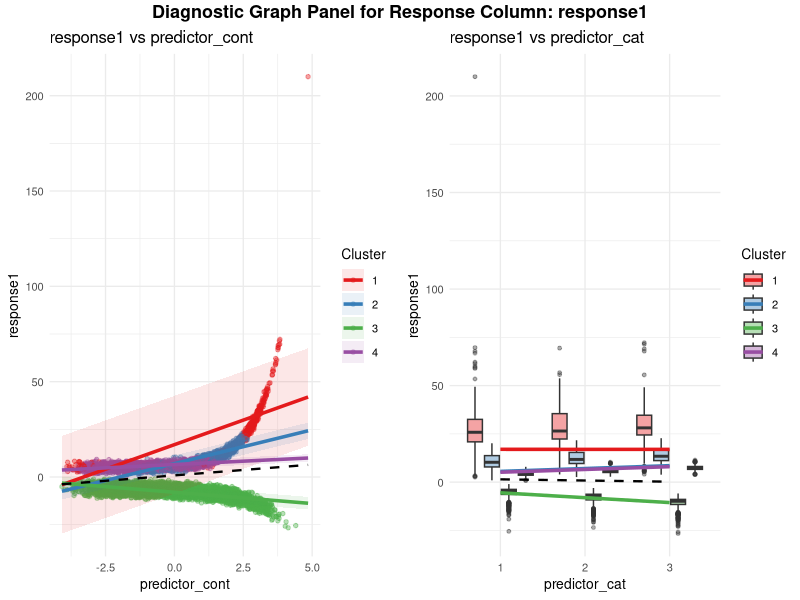
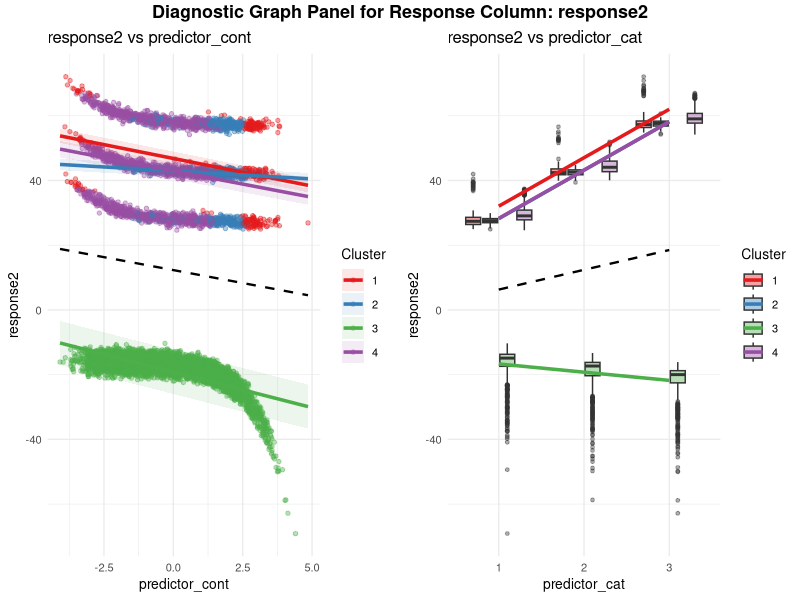

The R source for these figures, in order:
# Required Libraries
if(!require(mvtnorm)) install.packages("mvtnorm"); library(mvtnorm)
if(!require(ggplot2)) install.packages("ggplot2"); library(ggplot2)
if(!require(gridExtra)) install.packages("gridExtra"); library(gridExtra)
if(!require(grid)) install.packages("grid"); library(grid)


BayesianLatentRegression <- function(formula, data, K = 2, 
                                     prior_lambda = 0.5, prior_alpha = 1.5, 
                                     max_iter = 100, tol = 1e-5) {

  
  # ---------------------------------------------------------
  # Step 1: Interface Parsing & Missing Data Initialization
  # ---------------------------------------------------------
  # 
  # 
  mf <- tryCatch({
    model.frame(formula, data = data, na.action = na.pass)
  }, error = function(e) stop("Formula parsing error. Ensure LHS uses cbind(). Details: ", e$message))
  
  Y <- model.response(mf)
  if(is.null(Y)) stop("No response variable found.")
  Y <- as.matrix(Y)
  X <- model.matrix(formula, mf)
  
  n <- nrow(Y); q <- ncol(Y); p <- ncol(X)
  
  # High-speed vectorized column mean imputation for X
  if(any(is.na(X))) {
    warning("NA detected in Predictors (X). Imputing with column means.")
    col_means_X <- colMeans(X, na.rm = TRUE)
    X[is.na(X)] <- rep(col_means_X, each = n)[is.na(X)]
  }
  
  # High-speed vectorized column mean imputation for Y
  na_mask <- is.na(Y)
  Y_imputed <- Y
  for(j in 1:q) {
    if(any(na_mask[, j])) {
      Y_imputed[na_mask[, j], j] <- mean(Y[!na_mask[, j], j])
    }
  }
  
  eps <- 1e-6
  Lambda_0 <- prior_lambda * diag(p)
  Lambda_eps <- Lambda_0 + diag(eps, p)
  
  # ---------------------------------------------------------
  # Part A: Null Model (Intercept only)
  # ---------------------------------------------------------
  X_null <- matrix(1, nrow = n, ncol = 1)
  XtX_null <- crossprod(X_null) + prior_lambda * diag(1) + diag(eps, 1)
  XtY_null <- crossprod(X_null, Y_imputed)
  B_null <- solve(XtX_null, XtY_null)  
  
  Resid_null <- Y_imputed - X_null %*% B_null
  Sigma_null <- (crossprod(Resid_null) + diag(eps, q)) / n
  
  LL_null <- sum(dmvnorm(Resid_null, sigma = Sigma_null, log = TRUE))
  df_null <- q + (q*(q+1))/2
  BIC_null <- -2 * LL_null + df_null * log(n)
  
  # ---------------------------------------------------------
  # Part B: Standard BLR (K = 1)
  # ---------------------------------------------------------
  XtX_std <- crossprod(X) + Lambda_eps
  XtY_std <- crossprod(X, Y_imputed)
  B_std <- solve(XtX_std, XtY_std)
  
  Resid_std <- Y_imputed - X %*% B_std
  Sigma_std <- (crossprod(Resid_std) + diag(eps, q)) / n
  
  LL_std <- sum(dmvnorm(Resid_std, sigma = Sigma_std, log = TRUE))
  df_std <- p*q + (q*(q+1))/2
  BIC_std <- -2 * LL_std + df_std * log(n)
  
  BF_null_std <- exp(-0.5 * (BIC_std - BIC_null))
  
  Cov_B_std <- kronecker(Sigma_std, solve(XtX_std))
  SE_B_std <- matrix(sqrt(diag(Cov_B_std)), nrow=p, ncol=q)
  
  # ---------------------------------------------------------
  # Part C: Latent BLR (K > 1) via Fast Vectorized EM
  # ---------------------------------------------------------
  set.seed(42)
  if(K > 1) {
    km <- kmeans(Y_imputed, centers = K, nstart = 10)
    gamma_ik <- matrix(0, n, K)
    for(k in 1:K) gamma_ik[km$cluster == k, k] <- 1
  } else {
    gamma_ik <- matrix(1, n, 1)
  }
  
  pi_k <- colMeans(gamma_ik)
  B_list <- replicate(K, B_std, simplify = FALSE)
  Sigma_list <- replicate(K, Sigma_std, simplify = FALSE)
  
  LL_history <- c()
  
  for(iter in 1:max_iter) {
    # --- M-Step ---
    for(k in 1:K) {
      w_k <- gamma_ik[, k]
      N_k <- sum(w_k)
      pi_k[k] <- (N_k + prior_alpha - 1) / (n + K*(prior_alpha - 1))
      
      # Vectorized scaling updates to replace costly matrix transformations
      XtWX <- crossprod(X, X * w_k) + Lambda_eps
      XtWY <- crossprod(X, Y_imputed * w_k)
      B_list[[k]] <- solve(XtWX, XtWY)
      
      Y_pred <- X %*% B_list[[k]]
      Y_imputed[na_mask] <- Y_pred[na_mask]
      
      Resid_k <- Y_imputed - X %*% B_list[[k]]
      Sigma_list[[k]] <- (crossprod(Resid_k, Resid_k * w_k) + diag(eps, q)) / (N_k + q + 1)
    }
    pi_k <- pi_k / sum(pi_k)
    
    # --- E-Step ---
    log_gamma <- matrix(0, n, K)
    for(k in 1:K) {
      Resid_k <- Y_imputed - X %*% B_list[[k]]
      log_gamma[, k] <- log(pi_k[k] + 1e-15) + dmvnorm(Resid_k, sigma = Sigma_list[[k]], log = TRUE)
    }
    
    max_log <- apply(log_gamma, 1, max)
    gamma_ik <- exp(log_gamma - max_log)
    gamma_ik <- gamma_ik / rowSums(gamma_ik)
    
    LL_latent <- sum(max_log + log(rowSums(exp(log_gamma - max_log))))
    LL_history <- c(LL_history, LL_latent)
    
    if(iter > 1 && abs(LL_history[iter] - LL_history[iter-1]) < tol) break
  }
  
  df_latent <- K*(p*q + (q*(q+1))/2) + (K-1)
  BIC_latent <- -2 * LL_latent + df_latent * log(n)
  BF_std_lat <- exp(-0.5 * (BIC_latent - BIC_std))
  
  # ---------------------------------------------------------
  # Part D: Tidying Coefficient Tables (With Unified Class Labels)
  # ---------------------------------------------------------
  get_bf_stars <- function(mean_val, sd_val) {
    if (is.na(mean_val) || is.na(sd_val) || sd_val == 0) return("")
    z_score <- mean_val / sd_val
    bf <- exp(0.5 * (z_score^2)) # Wald-based localized Bayesian evidence factor
    if (bf > 100) return(" ***")
    if (bf > 50)  return(" **")
    if (bf > 10)  return(" *")
    if (bf > 5)   return(" .")
    return("")
  }
  
  make_spacer_row <- function() {
    data.frame(Model="", Class="", Class_Proportion=NA,
               Output="", Variable="", Mean=NA, SD=NA, 
               Estimate_CI="", stringsAsFactors=FALSE)
  }
  
  col_Y <- colnames(Y_imputed); if(is.null(col_Y)) col_Y <- paste0("Y", 1:q)
  col_X <- colnames(X)
  
  results_list <- list()
  
  # --- 1. Standard BLR Preallocated Block ---
  n_std_rows <- q * (p + 1)
  std_Model <- rep("Standard BLR", n_std_rows)
  std_Class <- rep("1 (1.00)", n_std_rows)
  std_Class_Proportion <- rep(1.0, n_std_rows)
  std_Output <- rep("", n_std_rows)
  std_Variable <- rep("", n_std_rows)
  std_Mean <- rep(0, n_std_rows)
  std_SD <- rep(0, n_std_rows)
  std_Estimate_CI <- rep("", n_std_rows)
  
  idx <- 1
  for(j in 1:q) {
    # Standard Error Row
    val_mean_se <- sqrt(Sigma_std[j, j])
    val_sd_se <- val_mean_se / sqrt(2 * n)
    std_Output[idx] <- col_Y[j]
    std_Variable[idx] <- "Standard Error"
    std_Mean[idx] <- val_mean_se
    std_SD[idx] <- val_sd_se
    std_Estimate_CI[idx] <- sprintf("%.3f (%.3f, %.3f)%s", val_mean_se, val_mean_se - 1.96*val_sd_se, val_mean_se + 1.96*val_sd_se, get_bf_stars(val_mean_se, val_sd_se))
    idx <- idx + 1
    
    # Predictor Rows
    for(i in 1:p) {
      val_B <- B_std[i, j]
      val_SE <- SE_B_std[i, j]
      std_Output[idx] <- col_Y[j]
      std_Variable[idx] <- col_X[i]
      std_Mean[idx] <- val_B
      std_SD[idx] <- val_SE
      std_Estimate_CI[idx] <- sprintf("%.3f (%.3f, %.3f)%s", val_B, val_B - 1.96*val_SE, val_B + 1.96*val_SE, get_bf_stars(val_B, val_SE))
      idx <- idx + 1
    }
  }
  results_list[[1]] <- data.frame(
    Model = std_Model, Class = std_Class, Class_Proportion = std_Class_Proportion,
    Output = std_Output, Variable = std_Variable, Mean = std_Mean, SD = std_SD, 
    Estimate_CI = std_Estimate_CI, stringsAsFactors = FALSE
  )
  results_list[[2]] <- make_spacer_row()
  
  # --- 2. Latent BLR Preallocated Block ---
  SE_list <- list() 
  latent_df_list <- list()
  
  if(K > 1) {
    for(k in 1:K) {
      XtWX <- crossprod(X, X * gamma_ik[, k]) + Lambda_eps
      Cov_B_k <- tryCatch({
        kronecker(Sigma_list[[k]], solve(XtWX))
      }, error = function(e) {
        kronecker(Sigma_list[[k]], solve(XtWX + diag(1e-5, p)))
      })
      
      SE_B_k <- matrix(sqrt(pmax(0, diag(Cov_B_k))), nrow=p, ncol=q)
      SE_list[[k]] <- SE_B_k
      
      n_latent_rows <- q * (p + 1)
      class_combined_label <- sprintf("%d (%.2f)", k, pi_k[k])
      
      lat_Model <- rep("Latent BLR", n_latent_rows)
      lat_Class <- rep(class_combined_label, n_latent_rows)
      lat_Class_Proportion <- rep(pi_k[k], n_latent_rows)
      lat_Output <- rep("", n_latent_rows)
      lat_Variable <- rep("", n_latent_rows)
      lat_Mean <- rep(0, n_latent_rows)
      lat_SD <- rep(0, n_latent_rows)
      lat_Estimate_CI <- rep("", n_latent_rows)
      
      idx <- 1
      N_k <- sum(gamma_ik[, k])
      for(j in 1:q) {
        # Standard Error Row
        val_mean_se <- sqrt(Sigma_list[[k]][j, j])
        val_sd_se <- val_mean_se / sqrt(2 * N_k)
        lat_Output[idx] <- col_Y[j]
        lat_Variable[idx] <- "Standard Error"
        lat_Mean[idx] <- val_mean_se
        lat_SD[idx] <- val_sd_se
        lat_Estimate_CI[idx] <- sprintf("%.3f (%.3f, %.3f)%s", val_mean_se, val_mean_se - 1.96*val_sd_se, val_mean_se + 1.96*val_sd_se, get_bf_stars(val_mean_se, val_sd_se))
        idx <- idx + 1
        
        # Predictor Rows
        for(i in 1:p) {
          val_B  <- B_list[[k]][i, j]
          val_SE <- SE_B_k[i, j]
          lat_Output[idx] <- col_Y[j]
          lat_Variable[idx] <- col_X[i]
          lat_Mean[idx] <- val_B
          lat_SD[idx] <- val_SE
          lat_Estimate_CI[idx] <- sprintf("%.3f (%.3f, %.3f)%s", val_B, val_B - 1.96*val_SE, val_B + 1.96*val_SE, get_bf_stars(val_B, val_SE))
          idx <- idx + 1
        }
      }
      latent_df_list[[k]] <- data.frame(
        Model = lat_Model, Class = lat_Class, Class_Proportion = lat_Class_Proportion,
        Output = lat_Output, Variable = lat_Variable, Mean = lat_Mean, SD = lat_SD, 
        Estimate_CI = lat_Estimate_CI, stringsAsFactors = FALSE
      )
    }
    
    for(k in 1:K) {
      results_list[[length(results_list) + 1]] <- latent_df_list[[k]]
      if(k < K) results_list[[length(results_list) + 1]] <- make_spacer_row()
    }
  }
  
  tidy_results <- do.call(rbind, results_list)
  
  # ---------------------------------------------------------
  # Part E: Error Table (Prior vs Posterior Optimization)
  # ---------------------------------------------------------
  make_error_spacer_row <- function() {
    data.frame(Class="", Output="", Variable="", Prior_Mean=NA, Post_Mean=NA,
               Mean_Diff=NA, `Mean_change%`=NA, Prior_SD=NA, Post_SD=NA, SD_Ratio=NA,
               Post_95_CI="", check.names=FALSE, stringsAsFactors=FALSE)
  }
  
  error_df_list <- list()
  if(K > 1) {
    for(k in 1:K) {
      SE_B_k <- SE_list[[k]]
      n_err_rows <- p * q
      class_prop_label <- sprintf("%d (%.2f)", k, pi_k[k])
      
      err_Class <- rep(class_prop_label, n_err_rows)
      err_Output <- rep("", n_err_rows)
      err_Variable <- rep("", n_err_rows)
      err_Prior_Mean <- rep(0, n_err_rows)
      err_Post_Mean <- rep(0, n_err_rows)
      err_Mean_Diff <- rep(0, n_err_rows)
      err_Mean_ChangePct <- rep("", n_err_rows) # Character vector to handle "Inf" strings cleanly
      err_Prior_SD <- rep(0, n_err_rows)
      err_Post_SD <- rep(0, n_err_rows)
      err_SD_Ratio <- rep(0, n_err_rows)
      err_Post_95_CI <- rep("", n_err_rows)
      
      idx <- 1
      for(j in 1:q) {
        prior_sd_j <- sqrt(Sigma_null[j, j]) / sqrt(prior_lambda)
        for(i in 1:p) {
          prior_m  <- 0.0  
          post_m   <- B_list[[k]][i, j]
          post_sd  <- SE_B_k[i, j]
          
          m_diff <- post_m - prior_m
          
          # Implementation of the structural Mean Percentage Change formula
          if (post_m == 0) {
            m_change_str <- "Inf"
          } else {
            m_change_str <- sprintf("%.2f%%", ((post_m - prior_m) / post_m) * 100)
          }
          
          sd_ratio <- post_sd / prior_sd_j
          low <- post_m - 1.96 * post_sd
          up  <- post_m + 1.96 * post_sd
          
          err_Output[idx] <- col_Y[j]
          err_Variable[idx] <- col_X[i]
          err_Prior_Mean[idx] <- prior_m
          err_Post_Mean[idx] <- post_m
          err_Mean_Diff[idx] <- m_diff
          err_Mean_ChangePct[idx] <- m_change_str
          err_Prior_SD[idx] <- prior_sd_j
          err_Post_SD[idx] <- post_sd
          err_SD_Ratio[idx] <- sd_ratio
          err_Post_95_CI[idx] <- sprintf("(%.3f, %.3f)", low, up)
          
          idx <- idx + 1
        }
      }
      error_df_list[[k]] <- data.frame(
        Class = err_Class, Output = err_Output, Variable = err_Variable,
        Prior_Mean = err_Prior_Mean, Post_Mean = err_Post_Mean, Mean_Diff = err_Mean_Diff,
        `Mean_change%` = err_Mean_ChangePct, Prior_SD = err_Prior_SD, Post_SD = err_Post_SD,
        SD_Ratio = err_SD_Ratio, Post_95_CI = err_Post_95_CI,
        check.names = FALSE, stringsAsFactors = FALSE
      )
    }
  }
  
  error_list <- list()
  if(K > 1) {
    for(k in 1:K) {
      error_list[[length(error_list) + 1]] <- error_df_list[[k]]
      if(k < K) error_list[[length(error_list) + 1]] <- make_error_spacer_row()
    }
  }
  error_comparison_table <- do.call(rbind, error_list)
  
  # ---------------------------------------------------------
  # Part F: Visualizations (q Isolated Full-Grid Graph Modules)
  # ---------------------------------------------------------
  Y_mat <- as.matrix(Y_imputed)
  X_mat <- as.matrix(X)
  cluster_assignment <- factor(apply(gamma_ik, 1, which.max), levels = 1:K)
  
  non_intercept_idx <- which(apply(X_mat, 2, function(x) length(unique(x)) > 1))
  col_X_plot <- colnames(X_mat); if(is.null(col_X_plot)) col_X_plot <- paste0("X", 1:p)
  col_Y_plot <- colnames(Y_mat); if(is.null(col_Y_plot)) col_Y_plot <- paste0("Y", 1:q)
  
  beta_ols <- solve(t(X_mat) %*% X_mat + 1e-8 * diag(p)) %*% (t(X_mat) %*% Y_mat)
  X_mean <- colMeans(X_mat)
  
  composite_plots_list <- list()
  
  for(d in 1:q) {
    y_name <- col_Y_plot[d]
    y_vals <- Y_mat[, d]
    sub_plots_for_y <- list()
    
    for(j_idx in seq_along(non_intercept_idx)) {
      j <- non_intercept_idx[j_idx]
      x_vals <- X_mat[, j]
      x_name <- col_X_plot[j]
      
      is_categorical <- is.factor(x_vals) || is.character(x_vals) || length(unique(x_vals)) <= 10
      x_grid <- if(is_categorical) sort(unique(x_vals)) else seq(min(x_vals, na.rm=TRUE), max(x_vals, na.rm=TRUE), length.out=200)
      
      X_pred_ols <- matrix(rep(X_mean, each = length(x_grid)), nrow = length(x_grid))
      X_pred_ols[, j] <- x_grid
      y_pred_ols <- X_pred_ols %*% beta_ols[, d]
      df_ols <- data.frame(X = x_grid, Y = y_pred_ols)
      
      pred_list <- list()
      for(k in 1:K) {
        beta_k <- B_list[[k]][, d]
        sigma_kd <- sqrt(Sigma_list[[k]][d, d])
        
        X_pred_k <- matrix(rep(X_mean, each = length(x_grid)), nrow = length(x_grid))
        X_pred_k[, j] <- x_grid
        y_pred_k <- X_pred_k %*% beta_k
        
        pred_list[[k]] <- data.frame(
          X = x_grid, Y = y_pred_k, Cluster = factor(k, levels = 1:K),
          ymin = y_pred_k - 1.96 * sigma_kd, ymax = y_pred_k + 1.96 * sigma_kd
        )
      }
      df_preds <- do.call(rbind, pred_list)
      
      if(is_categorical) {
        df_points <- data.frame(X = factor(x_vals), Y = y_vals, Cluster = cluster_assignment)
        df_preds$X <- factor(df_preds$X, levels = levels(df_points$X))
        df_ols$X <- factor(df_ols$X, levels = levels(df_points$X))
        
        p_sub <- ggplot() +
          geom_boxplot(data = df_points, aes(x = X, y = Y, fill = Cluster), position = position_dodge(width = 0.8), width = 0.7, alpha = 0.4, outlier.size = 1) +
          geom_line(data = df_preds, aes(x = as.numeric(X), y = Y, color = Cluster), linewidth = 1.2) +
          geom_line(data = df_ols, aes(x = as.numeric(X), y = Y), linetype = "dashed", color = "black", linewidth = 0.8) +
          theme_minimal(base_size = 10) + labs(title = paste(y_name, "vs", x_name), x = x_name, y = y_name) +
          scale_color_brewer(palette = "Set1") + scale_fill_brewer(palette = "Set1")
      } else {
        df_points <- data.frame(X = x_vals, Y = y_vals, Cluster = cluster_assignment)
        
        p_sub <- ggplot() +
          geom_point(data = df_points, aes(x = X, y = Y, color = Cluster), alpha = 0.4, size = 1.2) +
          geom_ribbon(data = df_preds, aes(x = X, ymin = ymin, ymax = ymax, fill = Cluster), alpha = 0.1) +
          geom_line(data = df_preds, aes(x = X, y = Y, color = Cluster), linewidth = 1.2) +
          geom_line(data = df_ols, aes(x = X, y = Y), linetype = "dashed", color = "black", linewidth = 0.8) +
          theme_minimal(base_size = 10) + labs(title = paste(y_name, "vs", x_name), x = x_name, y = y_name) +
          scale_color_brewer(palette = "Set1") + scale_fill_brewer(palette = "Set1")
      }
      sub_plots_for_y[[length(sub_plots_for_y) + 1]] <- p_sub
    }
    
    if(length(sub_plots_for_y) > 0) {
      n_cols <- min(length(sub_plots_for_y), 2)
      composite_plot <- gridExtra::arrangeGrob(
        grobs = sub_plots_for_y, ncol = n_cols,
        top = grid::textGrob(paste("Diagnostic Graph Panel for Response Column:", y_name), gp = grid::gpar(fontsize = 13, fontface = "bold"))
      )
      grid::grid.newpage()
      grid::grid.draw(composite_plot)
      composite_plots_list[[y_name]] <- composite_plot
    }
  }
  
  metrics <- data.frame(
    Comparison = c("Null vs Std", "Std vs Latent"),
    BIC_Diff = c(BIC_null - BIC_std, BIC_std - BIC_latent),
    BayesFactor = c(1/BF_null_std, 1/BF_std_lat)
  )
  metrics$Better_Model <- ifelse(metrics$BIC_Diff > 0, sub(".* vs ", "", metrics$Comparison), sub(" vs .*", "", metrics$Comparison))
  
  # ---------------------------------------------------------
  # Part G: Unified Execution Output Reporter
  # ---------------------------------------------------------
  cat("\n", paste(rep("=", 95), collapse = ""), "\n")
  cat("                    BAYESIAN LATENT REGRESSION METRIC SUMMARY REPORT\n")
  cat(paste(rep("=", 95), collapse = ""), "\n\n")
  
  cat("[1] EXPECTATION-MAXIMIZATION MODEL CONVERGENCE PROFILE\n")
  cat("    Evaluated Iterations To Completion :", length(LL_history), "\n")
  cat("    Terminal Combined Log-Likelihood   :", sprintf("%.5f", tail(LL_history, 1)), "\n\n")
  
  cat("[2] MODEL SELECTION MATRIX (BAYESIAN INFORMATION CRITERION)\n")
  print(metrics, row.names = FALSE)
  cat("\n")
  
  cat("[3] POSTERIOR ESTIMATES & REGRESSION PARAMETERS TABLE\n")
  print(tidy_results[, c("Model", "Class", "Output", "Variable", "Mean", "SD", "Estimate_CI")], row.names = FALSE, na.print = "")
  cat("\n")
  
  if(K > 1) {
    cat("[4] CRITICAL COVARIATE CONTRACTION SUMMARY: PRIOR LATENT VS POSTERIOR LATENT\n")
    print(error_comparison_table, row.names = FALSE, na.print = "")
    cat("\n")
  }
  cat(paste(rep("=", 95), collapse = ""), "\n\n")
  
  return(list(
    Y_Imputed = Y_imputed,
    Coefficients = tidy_results,
    Error_Comparison = error_comparison_table,
    Model_Metrics = metrics,
    Plots = composite_plots_list,
    EM_Convergence = LL_history
  ))
}


set.seed(123)
N_nodes <- 2000; m <- 3; N <- N_nodes * m
node_ids <- rep(1:N_nodes, each = m)

# Continuous Predictor
X_cont <- seq(-3, 3, length.out=N) + rnorm(N, sd=0.5)
# Categorical/Factor Predictor
X_cat <- sample(1:3, N, replace = TRUE)

Y_val1 <- numeric(N)
Y_val2 <- numeric(N)
true_cls <- rep(sample(0:1, N_nodes, replace=TRUE), each = m)

# Building the Target Y with both variables affecting it
Y_val1[true_cls == 0] <- 2.0 + 3.0 ^ X_cont[true_cls == 0] + 1.5 * X_cat[true_cls == 0] + rnorm(sum(true_cls==0))
Y_val1[true_cls == 1] <- -1.0 - 2.0 ^ X_cont[true_cls == 1] - 2.5 * X_cat[true_cls == 1] + rnorm(sum(true_cls==1))


# Building the Target Y with both variables affecting it
Y_val2[true_cls == 0] <- 12.0 + 0.5 ^ X_cont[true_cls == 0] + 15 * X_cat[true_cls == 0] + rnorm(sum(true_cls==0))
Y_val2[true_cls == 1] <- -11.0 - 2.5 ^ X_cont[true_cls == 1] - 2.5 * X_cat[true_cls == 1] + rnorm(sum(true_cls==1))


df <- data.frame(response1 = Y_val1, response2 = Y_val2, predictor_cont = X_cont, predictor_cat = X_cat, group = node_ids)


# Execute the model with a single 'data' argument
results <- BayesianLatentRegression(
  formula = cbind(response1, response2) ~ predictor_cont + predictor_cat, 
  data = df, 
  K = 4
)
